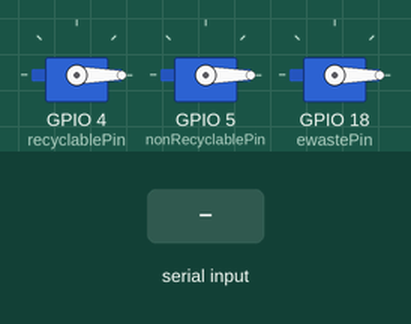
Bench run of a sketch on a simulated ESP32. On the bench: 3 × servo. Inputs (shaded band) come from the test bench. What the sketch prints to the serial monitor is not drawn.

Above: at 2.2 s.
2.3 s: "R" received over Serial
At 3.0 s:
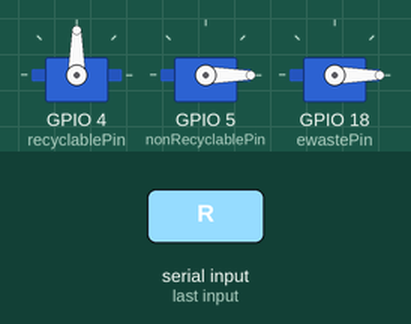
3.8 s: "N" received over Serial
At 6.5 s:
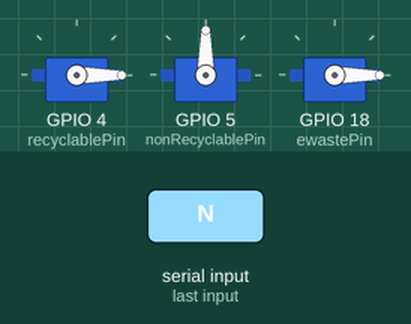
6.8 s: "E" received over Serial
At 8.8 s:
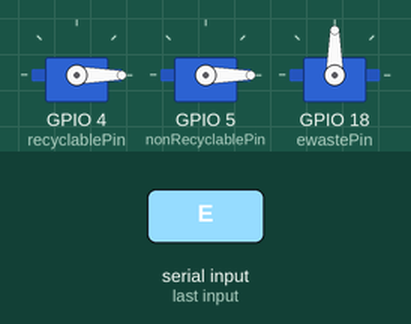
Timing chart, 0 to 12.8 s (numbered marks = the images above; inputs shaded):
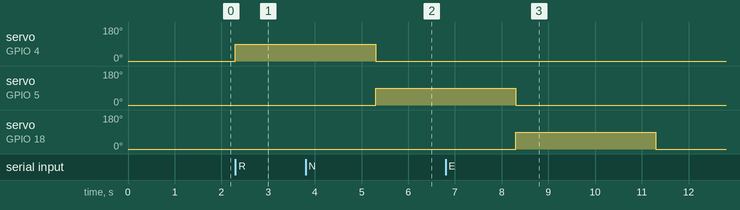

Measured:
- after the input at 2.3 s, servo on GPIO 4 (recyclablePin): 0° → 90° at once
- after the input at 3.8 s, servo on GPIO 5 (nonRecyclablePin): 0° → 90° after 1.5 s
- after the input at 6.8 s, servo on GPIO 18 (ewastePin): 0° → 90° after 1.5 s, → 0° 3.0 s later

The sketch:

smartbin_esp32.ino
```cpp
/*
 * SmartBin — Automated AI Waste Classifier
 * ESP32 Firmware
 *
 * Course: Microprocessor and Microcontroller (MPMC)
 * VIT Vellore | Prof. Veerapu Goutham | C1 + TC1
 *
 * Team:
 *   Prasannajeet Mangaraj  - 24BEC0509
 *   Ruturaj Inamdar        - 24BEC0354
 *   Pranav Sardhara        - 24BEC0225
 *   Apoorva R              - 24BEC0307
 *
 * Description:
 *   Receives single-character UART commands from host Python script
 *   and actuates one of three SG90 servo motors to open the
 *   corresponding bin flap for 3 seconds, then closes it.
 *
 * Command Protocol:
 *   'R' → Open Recyclable flap (GPIO 4)
 *   'N' → Open Non-Recyclable flap (GPIO 5)
 *   'E' → Open E-Waste flap (GPIO 18)
 *   'C' → Force close all flaps
 *   'X' → Nothing detected, no action
 *
 * Hardware:
 *   ESP32 Dev Board (240 MHz dual-core)
 *   3x SG90 Servo Motors (50 Hz, 500–2400 µs pulse width)
 *   USB (Type-A to Micro-B) for power + UART bridge
 *
 * Library Required: ESP32Servo
 *   Install via Arduino Library Manager
 */

#include <ESP32Servo.h>

// ----- Servo Objects -----
Servo recyclableServo;
Servo nonRecyclableServo;
Servo ewasteServo;

// ----- Pin Assignments -----
const int recyclablePin    = 4;
const int nonRecyclablePin = 5;
const int ewastePin        = 18;

// ----- Servo Angle Config -----
const int CLOSE_ANGLE = 0;
const int OPEN_ANGLE  = 90;

// ----- Timing -----
const int FLAP_OPEN_MS = 3000;  // Flap stays open for 3 seconds
const int INIT_DELAY_MS = 1000; // Startup stabilization delay

// ----- Helper: Close all flaps -----
void closeAllFlaps() {
  recyclableServo.write(CLOSE_ANGLE);
  nonRecyclableServo.write(CLOSE_ANGLE);
  ewasteServo.write(CLOSE_ANGLE);
}

// ----- Setup -----
void setup() {
  Serial.begin(115200);

  // Set PWM frequency for all servos (standard 50 Hz)
  recyclableServo.setPeriodHertz(50);
  nonRecyclableServo.setPeriodHertz(50);
  ewasteServo.setPeriodHertz(50);

  // Attach servos with min/max pulse widths in microseconds
  recyclableServo.attach(recyclablePin, 500, 2400);
  nonRecyclableServo.attach(nonRecyclablePin, 500, 2400);
  ewasteServo.attach(ewastePin, 500, 2400);

  // Initialize all flaps to closed position
  closeAllFlaps();
  delay(INIT_DELAY_MS);

  Serial.println("ESP32 Ready — SmartBin 3-Servo System");
  Serial.println("Awaiting commands: R / N / E / C / X");
}

// ----- Main Loop -----
void loop() {
  if (Serial.available() > 0) {
    char cmd = Serial.read();

    // Always close all flaps before any action
    closeAllFlaps();

    if (cmd == 'R') {
      Serial.println("[ACTION] Opening Recyclable Flap");
      recyclableServo.write(OPEN_ANGLE);
      delay(FLAP_OPEN_MS);
      closeAllFlaps();
      Serial.println("[STATUS] Recyclable Flap Closed");
    }
    else if (cmd == 'N') {
      Serial.println("[ACTION] Opening Non-Recyclable Flap");
      nonRecyclableServo.write(OPEN_ANGLE);
      delay(FLAP_OPEN_MS);
      closeAllFlaps();
      Serial.println("[STATUS] Non-Recyclable Flap Closed");
    }
    else if (cmd == 'E') {
      Serial.println("[ACTION] Opening E-Waste Flap");
      ewasteServo.write(OPEN_ANGLE);
      delay(FLAP_OPEN_MS);
      closeAllFlaps();
      Serial.println("[STATUS] E-Waste Flap Closed");
    }
    else if (cmd == 'C') {
      closeAllFlaps();
      Serial.println("[STATUS] Force Closed — All Flaps");
    }
    else if (cmd == 'X') {
      Serial.println("[INFO] Nothing detected — No flap opened");
    }
    else {
      Serial.print("[WARN] Unknown command received: ");
      Serial.println(cmd);
    }
  }
}
```
